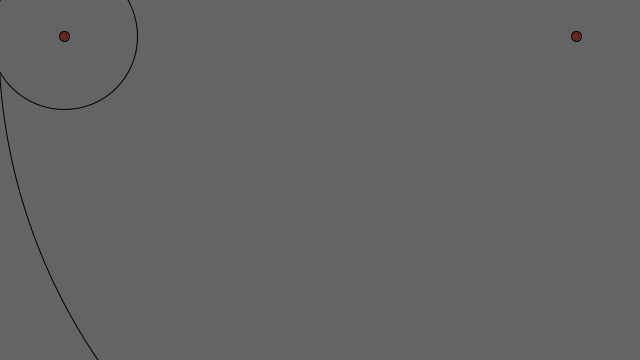
Frame 1 (no input)
Frame 60 (the mouse pressed at the canvas centre just before this capture): identical to frame 1, image omitted
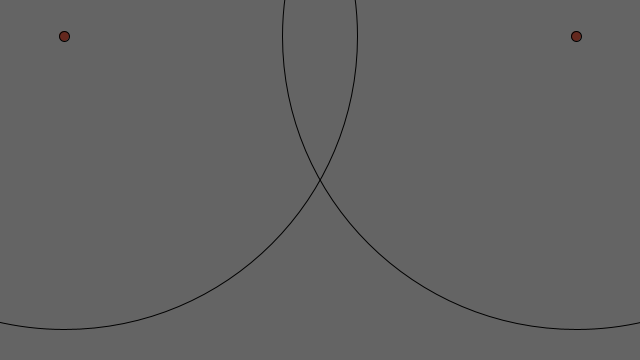
Frame 120 (the mouse held since frame 60 and released just before this capture)

The Processing sketch that drew these frames (run headless with seeded random() and noise(); from frame 60 on, the mouse is pressed at the canvas centre):

// Processing sketch: radius_bot
// ── radius_bot.pde
/*
demostrator for the circular drawer
*/
float r1, r2;
float[][] motors = {{0, 0}, {0,0}};
JSONArray drawing;
JSONObject coords;
JSONArray coords_to_draw;
int index = 0;
boolean draw;
boolean new_draw;
void setup() {
  size(640,360);
  motors[0][0] = width * 0.1;
  motors[1][0] = width * (1 - 0.1);
  
  motors[0][1] = height * 0.1;
  motors[1][1] = height * (0.1);
  drawing = new JSONArray();
  coords = new JSONObject();
  draw = false;
  new_draw = false;
  try{
    coords_to_draw = loadJSONArray("drawing.json");
    print("Ready to draw");
  } catch(Exception e){
    print("NOT ABLE TO READ JSON");
  }
}  

void motor_radi(int m, float r){
  fill(100,40,30);
  ellipse(motors[m][0], motors[m][1], 10, 10);
  noFill();
  ellipse(motors[m][0], motors[m][1], 2*r, 2*r);
}


void draw(){  
  background(100);
  if(mousePressed == true){
    print( (mouseX - motors[0][0]) + "," + (mouseY - motors[0][1]) +"\n");
    coords = new JSONObject();
    coords.setFloat("x", (mouseX - motors[0][0]));
    coords.setFloat("y", (mouseY - motors[0][1]));
    drawing.setJSONObject(index++, coords);
    new_draw=true;
  }
  if(draw){
    if(index < coords_to_draw.size()){
       JSONObject xy = coords_to_draw.getJSONObject(index++);
       fill(100,40,130);
       ellipse(xy.getFloat("x"), xy.getFloat("y"), 3, 3);
       print(xy.getFloat("x") + " " + xy.getFloat("y"));
    }
  } else {
    r1 = sqrt( pow((mouseY - motors[0][1]), 2) + pow((mouseX - motors[0][0]), 2));
    r2 = sqrt( pow((mouseY - motors[0][1]), 2) + pow(( (motors[1][0]) - mouseX ), 2) );
    motor_radi(0, r1);
    motor_radi(1, r2);
  }
}


void keyPressed(){
  if(key == ' '){
    draw=true;
    new_draw= false;
    index = 0;
  }
}


void dispose(){
  if(new_draw){
    print("Save file");
    saveJSONArray(drawing, "drawing.json");
  }
}
